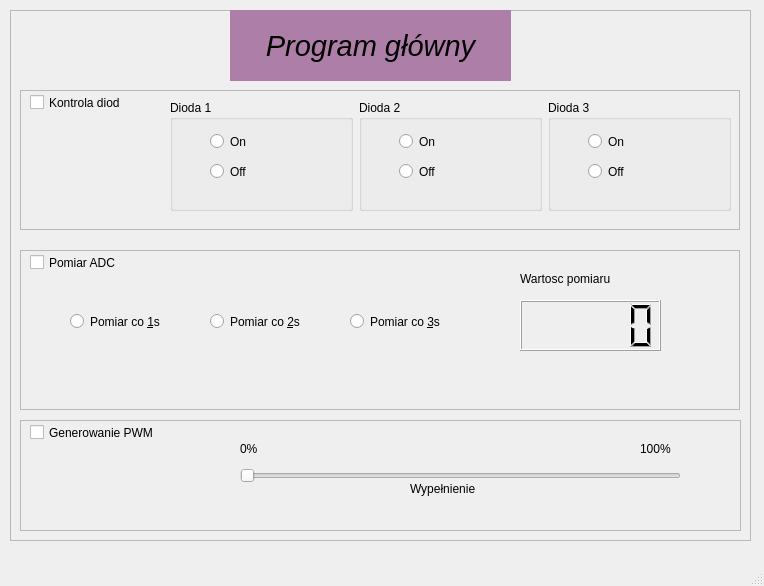
<?xml version="1.0" encoding="UTF-8"?>
<ui version="4.0">
 <class>MainWindow</class>
 <widget class="QMainWindow" name="MainWindow">
  <property name="geometry">
   <rect>
    <x>0</x>
    <y>0</y>
    <width>764</width>
    <height>586</height>
   </rect>
  </property>
  <property name="windowTitle">
   <string>MainWindow</string>
  </property>
  <widget class="QWidget" name="centralwidget">
   <widget class="QFrame" name="frame_4">
    <property name="geometry">
     <rect>
      <x>10</x>
      <y>10</y>
      <width>741</width>
      <height>531</height>
     </rect>
    </property>
    <property name="frameShape">
     <enum>QFrame::StyledPanel</enum>
    </property>
    <property name="frameShadow">
     <enum>QFrame::Raised</enum>
    </property>
    <widget class="QFrame" name="frame_2">
     <property name="geometry">
      <rect>
       <x>10</x>
       <y>240</y>
       <width>720</width>
       <height>160</height>
      </rect>
     </property>
     <property name="frameShape">
      <enum>QFrame::StyledPanel</enum>
     </property>
     <property name="frameShadow">
      <enum>QFrame::Raised</enum>
     </property>
     <widget class="QCheckBox" name="Pomiar_adc_check">
      <property name="geometry">
       <rect>
        <x>10</x>
        <y>0</y>
        <width>130</width>
        <height>25</height>
       </rect>
      </property>
      <property name="text">
       <string>Pomiar ADC</string>
      </property>
     </widget>
     <widget class="QLCDNumber" name="lcdNumber">
      <property name="geometry">
       <rect>
        <x>500</x>
        <y>50</y>
        <width>141</width>
        <height>51</height>
       </rect>
      </property>
     </widget>
     <widget class="QLabel" name="Label_wartosc_pom">
      <property name="geometry">
       <rect>
        <x>500</x>
        <y>20</y>
        <width>121</width>
        <height>17</height>
       </rect>
      </property>
      <property name="text">
       <string>Wartosc pomiaru</string>
      </property>
     </widget>
     <widget class="QRadioButton" name="Button_pomiar1s">
      <property name="geometry">
       <rect>
        <x>50</x>
        <y>60</y>
        <width>112</width>
        <height>23</height>
       </rect>
      </property>
      <property name="text">
       <string>Pomiar co &amp;1s</string>
      </property>
     </widget>
     <widget class="QRadioButton" name="Button_pomiar2s">
      <property name="geometry">
       <rect>
        <x>190</x>
        <y>60</y>
        <width>112</width>
        <height>23</height>
       </rect>
      </property>
      <property name="text">
       <string>Pomiar co &amp;2s</string>
      </property>
     </widget>
     <widget class="QRadioButton" name="Button_pomiar3s">
      <property name="geometry">
       <rect>
        <x>330</x>
        <y>60</y>
        <width>112</width>
        <height>23</height>
       </rect>
      </property>
      <property name="contextMenuPolicy">
       <enum>Qt::NoContextMenu</enum>
      </property>
      <property name="acceptDrops">
       <bool>false</bool>
      </property>
      <property name="inputMethodHints">
       <set>Qt::ImhNone</set>
      </property>
      <property name="text">
       <string>Pomiar co &amp;3s</string>
      </property>
     </widget>
    </widget>
    <widget class="QFrame" name="frame_3">
     <property name="geometry">
      <rect>
       <x>10</x>
       <y>410</y>
       <width>721</width>
       <height>111</height>
      </rect>
     </property>
     <property name="frameShape">
      <enum>QFrame::StyledPanel</enum>
     </property>
     <property name="frameShadow">
      <enum>QFrame::Raised</enum>
     </property>
     <widget class="QCheckBox" name="Generowanie_PWM_check">
      <property name="geometry">
       <rect>
        <x>10</x>
        <y>0</y>
        <width>151</width>
        <height>25</height>
       </rect>
      </property>
      <property name="text">
       <string>Generowanie PWM</string>
      </property>
     </widget>
     <widget class="QSlider" name="Slider_pwm_wypelnienie">
      <property name="geometry">
       <rect>
        <x>220</x>
        <y>40</y>
        <width>441</width>
        <height>31</height>
       </rect>
      </property>
      <property name="maximum">
       <number>100</number>
      </property>
      <property name="tracking">
       <bool>false</bool>
      </property>
      <property name="orientation">
       <enum>Qt::Horizontal</enum>
      </property>
      <property name="invertedAppearance">
       <bool>false</bool>
      </property>
      <property name="invertedControls">
       <bool>false</bool>
      </property>
     </widget>
     <widget class="QLabel" name="label_0slider">
      <property name="geometry">
       <rect>
        <x>220</x>
        <y>20</y>
        <width>21</width>
        <height>17</height>
       </rect>
      </property>
      <property name="text">
       <string>0%</string>
      </property>
     </widget>
     <widget class="QLabel" name="label_100slider">
      <property name="geometry">
       <rect>
        <x>620</x>
        <y>20</y>
        <width>51</width>
        <height>17</height>
       </rect>
      </property>
      <property name="text">
       <string>100%</string>
      </property>
     </widget>
     <widget class="QLabel" name="label_7">
      <property name="geometry">
       <rect>
        <x>390</x>
        <y>60</y>
        <width>91</width>
        <height>17</height>
       </rect>
      </property>
      <property name="text">
       <string>Wypełnienie</string>
      </property>
     </widget>
    </widget>
    <widget class="QLabel" name="LABEL_TYTULPROGRAMU">
     <property name="geometry">
      <rect>
       <x>220</x>
       <y>0</y>
       <width>281</width>
       <height>71</height>
      </rect>
     </property>
     <property name="font">
      <font>
       <pointsize>22</pointsize>
       <italic>true</italic>
      </font>
     </property>
     <property name="styleSheet">
      <string notr="true">background-color: rgb(173, 127, 168);</string>
     </property>
     <property name="text">
      <string>Program główny</string>
     </property>
     <property name="textFormat">
      <enum>Qt::AutoText</enum>
     </property>
     <property name="alignment">
      <set>Qt::AlignCenter</set>
     </property>
    </widget>
    <widget class="QFrame" name="frame">
     <property name="geometry">
      <rect>
       <x>10</x>
       <y>80</y>
       <width>720</width>
       <height>140</height>
      </rect>
     </property>
     <property name="frameShape">
      <enum>QFrame::StyledPanel</enum>
     </property>
     <property name="frameShadow">
      <enum>QFrame::Raised</enum>
     </property>
     <widget class="QCheckBox" name="Kontrola_diod_check">
      <property name="geometry">
       <rect>
        <x>10</x>
        <y>0</y>
        <width>130</width>
        <height>25</height>
       </rect>
      </property>
      <property name="text">
       <string>Kontrola diod</string>
      </property>
     </widget>
     <widget class="QWidget" name="horizontalLayoutWidget">
      <property name="geometry">
       <rect>
        <x>150</x>
        <y>10</y>
        <width>561</width>
        <height>111</height>
       </rect>
      </property>
      <layout class="QHBoxLayout" name="horizontalLayout_12">
       <item>
        <widget class="QGroupBox" name="Grupa_dioda1">
         <property name="title">
          <string>Dioda 1</string>
         </property>
         <widget class="QRadioButton" name="Button_ON_Dioda1">
          <property name="geometry">
           <rect>
            <x>40</x>
            <y>30</y>
            <width>112</width>
            <height>23</height>
           </rect>
          </property>
          <property name="text">
           <string>On</string>
          </property>
         </widget>
         <widget class="QRadioButton" name="Button_OFF_Dioda1">
          <property name="geometry">
           <rect>
            <x>40</x>
            <y>60</y>
            <width>112</width>
            <height>23</height>
           </rect>
          </property>
          <property name="text">
           <string>Off</string>
          </property>
         </widget>
        </widget>
       </item>
       <item>
        <widget class="QGroupBox" name="Grupa_dioda2">
         <property name="title">
          <string>Dioda 2</string>
         </property>
         <widget class="QRadioButton" name="Button_ON_Dioda2">
          <property name="geometry">
           <rect>
            <x>40</x>
            <y>30</y>
            <width>112</width>
            <height>23</height>
           </rect>
          </property>
          <property name="text">
           <string>On</string>
          </property>
         </widget>
         <widget class="QRadioButton" name="Button_OFF_Dioda2">
          <property name="geometry">
           <rect>
            <x>40</x>
            <y>60</y>
            <width>112</width>
            <height>23</height>
           </rect>
          </property>
          <property name="text">
           <string>Off</string>
          </property>
         </widget>
        </widget>
       </item>
       <item>
        <widget class="QGroupBox" name="Grupa_dioda3">
         <property name="title">
          <string>Dioda 3</string>
         </property>
         <widget class="QRadioButton" name="Button_ON_Dioda3">
          <property name="geometry">
           <rect>
            <x>40</x>
            <y>30</y>
            <width>112</width>
            <height>23</height>
           </rect>
          </property>
          <property name="text">
           <string>On</string>
          </property>
         </widget>
         <widget class="QRadioButton" name="Button_OFF_Dioda3">
          <property name="geometry">
           <rect>
            <x>40</x>
            <y>60</y>
            <width>112</width>
            <height>23</height>
           </rect>
          </property>
          <property name="text">
           <string>Off</string>
          </property>
         </widget>
        </widget>
       </item>
      </layout>
     </widget>
    </widget>
   </widget>
  </widget>
  <widget class="QMenuBar" name="menubar">
   <property name="geometry">
    <rect>
     <x>0</x>
     <y>0</y>
     <width>764</width>
     <height>22</height>
    </rect>
   </property>
  </widget>
  <widget class="QStatusBar" name="statusbar"/>
 </widget>
 <resources/>
 <connections/>
</ui>
